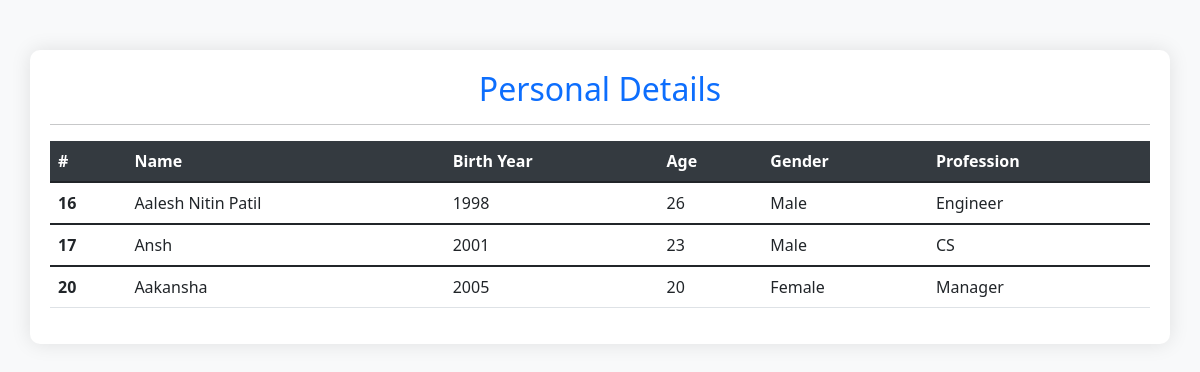
Page /show_details on the committed database.
### fin_tech/models.py (models this page shows)
class PersonalDetails(models.Model):
  name = models.CharField(db_column='Name', max_length=255)
  birthyear = models.CharField(db_column='BirthYear', max_length=255)
  age = models.CharField(db_column='Age', max_length=255)
  gender = models.CharField(db_column='Gender', max_length=255)
  profession = models.CharField(db_column='Profession', max_length=255)
  def __str__(self):
        return self.name

### fin_tech/views.py (the view)
# urls.py: path('show_details', views.show_details, name='show_details'),
def show_details(request):
    data = PersonalDetails.objects.all()
    context = {
        'data': data
    }
    print(context)
    return render(request, 'show_details.html', context)

### fin_tech/templates/show_details.html (shortened to what this page needs)
<!DOCTYPE html>
<html lang="en">
<head>
    <link href="https://cdn.jsdelivr.net/npm/bootstrap@5.1.3/dist/css/bootstrap.min.css" rel="stylesheet"
>
</head>
<body>
    <div class="container">
        <h2 class="text-center text-primary">Personal Details</h2>
        <hr>
        <table class="table custom-table">
            <thead>
                <tr>
                    <th scope="col">#</th>
                    <th scope="col">Name</th>
                    <th scope="col">Birth Year</th>
                    <th scope="col">Age</th>
                    <th scope="col">Gender</th>
                    <th scope="col">Profession</th>
                </tr>
            </thead>
            {% for dt in data %}
            <tbody>
                <tr>
                    <th scope="row">{{dt.id}}</th>
                    <td>{{dt.name}}</td>
                    <td>{{dt.birthyear}}</td>
                    <td>{{dt.age}}</td>
                    <td>{{dt.gender}}</td>
                    <td>{{dt.profession}}</td>
                </tr>
            </tbody>
            {% endfor %}
        </table>
    </div>
</body>
</html>

### fin_tech/templates/show_details.html (style rules this page uses)
body { background-color: #f8f9fa; font-family: 'Segoe UI', Tahoma, Geneva, Verdana, sans-serif; }
.container { margin-top: 50px; border-radius: 10px; box-shadow: 0 0 20px rgba(0, 0, 0, 0.1); padding: 20px; background-color: #ffffff; }
.custom-table { font-size: 16px; }
.custom-table thead th { background-color: #343a40; color: #fff; border-color: #454d55; }

### rows in the picture
PersonalDetails: id "16", name "Aalesh Nitin Patil", birthyear "1998", age "26", gender "Male", profession "Engineer"
PersonalDetails: id "17", name "Ansh", birthyear "2001", age "23", gender "Male", profession "CS"
PersonalDetails: id "20", name "Aakansha", birthyear "2005", age "20", gender "Female", profession "Manager"
